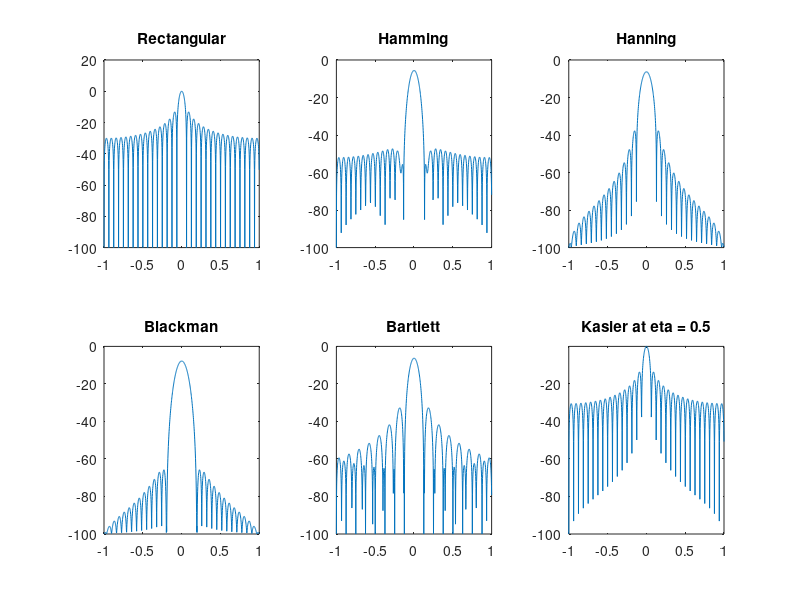

MATLAB code for this plot:
% Typical windows
clc; clear; close all
eps = 0.00001;
N = 32;
rect(1:32) = 1;
ham = hamming(32);
han = hanning(32);
blk = blackman(32);
k3 = kaiser(32,3);
k5 = kaiser(32);
b = bartlett(32);
RECT = 20*log10(abs(fftshift(fft(rect, 1024)))./32 +eps);
HAM =  20*log10(abs(fftshift(fft(ham, 1024)))./32 +eps);
HAN =  20*log10(abs(fftshift(fft(han, 1024)))./32+eps);
BLK = 20*log10(abs(fftshift(fft(blk, 1024)))./32+eps);
K5 = 20*log10(abs(fftshift(fft(k5, 1024)))./32+eps);
K3 = 20*log10(abs(fftshift(fft(k3, 1024)))./32+eps);
B = 20*log10(abs(fftshift(fft(b, 1024)))./32+eps);
x = linspace(-1,1,1024);
figure;

subplot(2,3,1)
plot(x,RECT);
title("Rectangular")
subplot(2,3,2)
plot(x,HAM);
title("Hamming")
subplot(2,3,3)
plot(x,HAN);
title("Hanning")
subplot(2,3,4)
plot(x,BLK);
title("Blackman")
subplot(2,3,5)
plot(x,B)
title("Bartlett")
subplot(2,3,6)
plot(x,K5);
title("Kasier at \beta = 0.5")
axis tight

